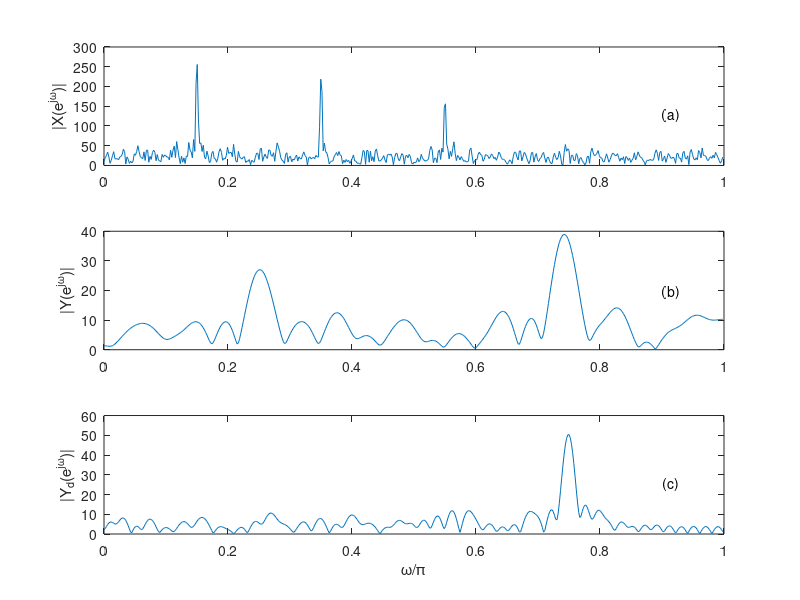

This chart was generated by the following MATLAB code:
% Homework 5 #4
% Josiah Hamilton
% adapted from Ljiljana Milic(37) Program demo2_3 

% Remarks
% Sinusoids that are higher in frequency than f_max/M are merely thrown out in the down-sampling processes
% The decimation also serves to smoothen the noise present in the down-sampled signal

clear; close all; 

% Spectrum of decimated signal
N=512;
M=5;
% Input signal 'x'
% x[n] =sin[2πf1n] + 0.9sin[2πf2n] + 0.7sin[2πf3n] + 0.8s[n]
x1 = sin(pi*0.15*(1:N)); x2 = 0.9*sin(pi*0.35*(1:N)); x3 = 0.7*sin(pi*0.55*(1:N)); noise=randn([1 512]); % Generating the signal components 
x = x1 + x2 + x3 + noise; % Original signal
X = fft(x,1024); % Computing the spectrum of the original signal
f = 0:1/512:(512-1)/512; % Normalized frequencies
figure (1)
subplot(311), plot(f,abs(X(1:512)))
ylabel('|X(e^j^\omega)|'), text(0.9,max(abs(X))/2,'(a)')

% Down-sampled signal
y = x(1:M:256); % Down-sampling
Y = fft(y,1024); % Computing the spectrum of the down-sampled signal 
subplot(312), plot(f,abs(Y(1:512)))
ylabel('|Y(e^j^\omega)|'), text(0.9,max(abs(Y))/2,'(b)')

% Decimated signal
yd = decimate(x,M); % Decimated signal
Yd = fft(yd,1024); % Computing the spectrum of the decimated signal 
subplot(313), plot(f,abs(Yd(1:512))) 
xlabel('\omega/\pi'),ylabel('|Y_d(e^j^\omega)|'), text(0.9,max(abs(Yd))/2,'(c)')